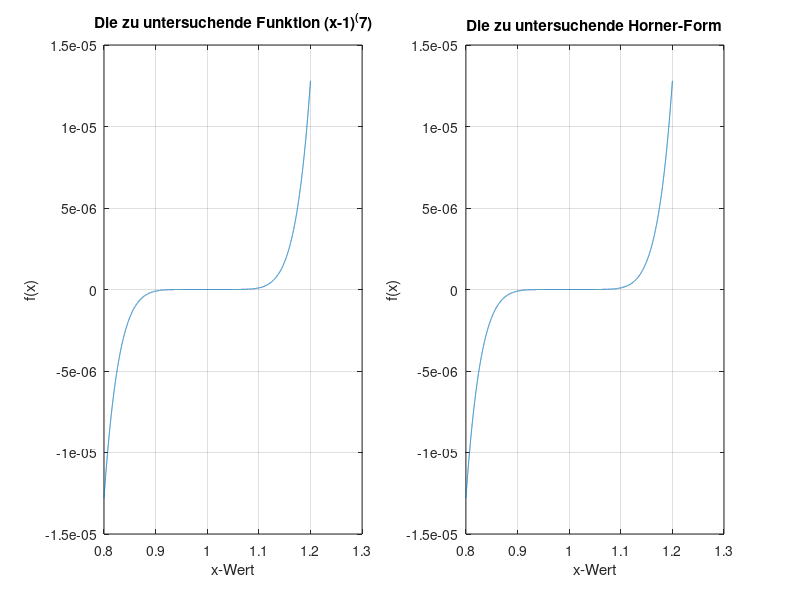

Here is the MATLAB script that generated this plot:
%%%%%%%%%%%%%%%%%%%%%%%%%%%%%%%%%%%%%%%%%%%%%%%%%%%%%%%%%%%%%%%%%%%%%%%%%%%%%%%
%%%  Numerische Mathematik fuer Physik und Ingenieurwissenschaften 2018     %%%
%%   Programmierabgaben (Praktischer Teil des Uebungungsblattes)            %%%
%%%%%%%%%%%%%%%%%%%%%%%%%%%%%%%%%%%%%%%%%%%%%%%%%%%%%%%%%%%%%%%%%%%%%%%%%%%%%%%
%%
%% Uebungszettel-Nr: Blatt 1
%% Aufgabennummer:   1.2
%% Program name:     Auslöschung - Polynom
%%
%% Program(version): Octave-4.2.2
%% OS:               Ubuntu 16.04 64bit
%%%%%%%%%%%%%%%%%%%%%%%%%%%%%%%%%%%%%%%%%%%%%%%%%%%%%%%%%%%%%%%%%%%%%%%%%%%%%%%
%%%%%%%%%%%%%%%%%%%%%%%%%%%%%%%%%%%%%%%%%%%%%%%%%%%%%%%%%%%%%%%%%%%%%%%%%%%%%%%
% Description of the program
%
% Input:
%
% Output: Speichern des Plots

% Definieren der zu plottenden Funktion:
% Definieren des Intervalls:
x = 0.8:5*10^(-5):1.2;
% Funktion 1:
y = single((x-1).^7);
% Funktion 2:
yh = single(((((((x - 7).*x + 21).*x -35).*x + 35).*x - 21).*x + 7).* x -1);

% Plotting:
subplot(1, 2, 1);
plot(x, y) % Polynom-Form
title('Die zu untersuchende Funktion (x-1)^(7)')
grid
xlabel('x-Wert')
ylabel('f(x)')
subplot(1, 2, 2);
plot(x, yh) %Horner-Form
title('Die zu untersuchende Horner-Form')
grid
xlabel('x-Wert')
ylabel('f(x)')
saveas(gcf,'12','png')
% print -dpng 12.png

close all;
clear all;
